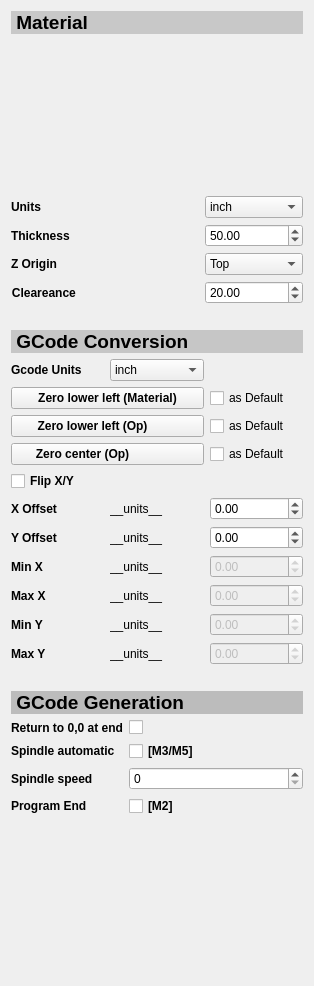
      <widget class="QWidget" name="scrollAreaWidgetContents_2">
       <property name="geometry">
        <rect>
         <x>0</x>
         <y>0</y>
         <width>314</width>
         <height>986</height>
        </rect>
       </property>
       <layout class="QVBoxLayout" name="verticalLayout_5" stretch="0,0,0,1">
        <item>
         <layout class="QVBoxLayout" name="verticalLayoutMaterial">
          <property name="bottomMargin">
           <number>20</number>
          </property>
          <item>
           <widget class="QLabel" name="labelMaterial">
            <property name="font">
             <font>
              <pointsize>14</pointsize>
              <bold>true</bold>
             </font>
            </property>
            <property name="styleSheet">
             <string notr="true">background-color: rgb(200, 200, 200);</string>
            </property>
            <property name="text">
             <string> Material</string>
            </property>
           </widget>
          </item>
          <item>
           <layout class="QHBoxLayout" name="horizontalLayout_6">
            <item>
             <spacer name="horizontalSpacer_3">
              <property name="orientation">
               <enum>Qt::Horizontal</enum>
              </property>
              <property name="sizeHint" stdset="0">
               <size>
                <width>40</width>
                <height>20</height>
               </size>
              </property>
             </spacer>
            </item>
            <item>
             <widget class="QWidget" name="widget_display_material" native="true">
              <property name="minimumSize">
               <size>
                <width>200</width>
                <height>150</height>
               </size>
              </property>
              <property name="maximumSize">
               <size>
                <width>200</width>
                <height>150</height>
               </size>
              </property>
             </widget>
            </item>
            <item>
             <spacer name="horizontalSpacer_4">
              <property name="orientation">
               <enum>Qt::Horizontal</enum>
              </property>
              <property name="sizeHint" stdset="0">
               <size>
                <width>40</width>
                <height>20</height>
               </size>
              </property>
             </spacer>
            </item>
           </layout>
          </item>
          <item>
           <layout class="QFormLayout" name="formLayout_Material">
            <property name="labelAlignment">
             <set>Qt::AlignLeading|Qt::AlignLeft|Qt::AlignVCenter</set>
            </property>
            <property name="formAlignment">
             <set>Qt::AlignRight|Qt::AlignTop|Qt::AlignTrailing</set>
            </property>
            <item row="0" column="0">
             <widget class="QLabel" name="label_Material_Units">
              <property name="font">
               <font>
                <bold>true</bold>
               </font>
              </property>
              <property name="text">
               <string>Units</string>
              </property>
             </widget>
            </item>
            <item row="0" column="1">
             <widget class="QComboBox" name="comboBox_Material_Units">
              <item>
               <property name="text">
                <string>inch</string>
               </property>
              </item>
              <item>
               <property name="text">
                <string>mm</string>
               </property>
              </item>
             </widget>
            </item>
            <item row="1" column="0">
             <widget class="QLabel" name="label_Material_Thickness">
              <property name="font">
               <font>
                <bold>true</bold>
               </font>
              </property>
              <property name="text">
               <string>Thickness</string>
              </property>
             </widget>
            </item>
            <item row="1" column="1">
             <widget class="QDoubleSpinBox" name="doubleSpinBox_Material_Thickness">
              <property name="maximum">
               <double>100.000000000000000</double>
              </property>
              <property name="value">
               <double>50.000000000000000</double>
              </property>
             </widget>
            </item>
            <item row="2" column="0">
             <widget class="QLabel" name="label_Material_ZOrigin">
              <property name="font">
               <font>
                <bold>true</bold>
               </font>
              </property>
              <property name="text">
               <string>Z Origin</string>
              </property>
             </widget>
            </item>
            <item row="2" column="1">
             <widget class="QComboBox" name="comboBox_Material_ZOrigin">
              <property name="sizePolicy">
               <sizepolicy hsizetype="Preferred" vsizetype="Preferred">
                <horstretch>0</horstretch>
                <verstretch>0</verstretch>
               </sizepolicy>
              </property>
              <item>
               <property name="text">
                <string>Top</string>
               </property>
              </item>
              <item>
               <property name="text">
                <string>Bottom</string>
               </property>
              </item>
             </widget>
            </item>
            <item row="3" column="0">
             <widget class="QLabel" name="label_Material_Clearance">
              <property name="font">
               <font>
                <bold>true</bold>
               </font>
              </property>
              <property name="text">
               <string>Cleareance                                     </string>
              </property>
              <property name="alignment">
               <set>Qt::AlignRight|Qt::AlignTrailing|Qt::AlignVCenter</set>
              </property>
             </widget>
            </item>
            <item row="3" column="1">
             <widget class="QDoubleSpinBox" name="doubleSpinBox_Material_Clearance">
              <property name="maximum">
               <double>100.000000000000000</double>
              </property>
              <property name="value">
               <double>20.000000000000000</double>
              </property>
             </widget>
            </item>
           </layout>
          </item>
         </layout>
        </item>
        <item>
         <layout class="QVBoxLayout" name="verticalLayoutGCodeConversion" stretch="0,0">
          <property name="bottomMargin">
           <number>20</number>
          </property>
          <item>
           <widget class="QLabel" name="label_GCcodeConversion">
            <property name="font">
             <font>
              <pointsize>14</pointsize>
              <bold>true</bold>
             </font>
            </property>
            <property name="styleSheet">
             <string notr="true">background-color: rgb(198, 198, 198);</string>
            </property>
            <property name="text">
             <string> GCode Conversion</string>
            </property>
           </widget>
          </item>
          <item>
           <layout class="QGridLayout" name="gridLayout_GCodeConversion">
            <item row="7" column="2">
             <widget class="QDoubleSpinBox" name="doubleSpinBox_GCodeConversion_MinX">
              <property name="enabled">
               <bool>false</bool>
              </property>
              <property name="minimum">
               <double>-1000.000000000000000</double>
              </property>
              <property name="maximum">
               <double>1000.000000000000000</double>
              </property>
             </widget>
            </item>
            <item row="9" column="2">
             <widget class="QDoubleSpinBox" name="doubleSpinBox_GCodeConversion_MinY">
              <property name="enabled">
               <bool>false</bool>
              </property>
              <property name="minimum">
               <double>-1000.000000000000000</double>
              </property>
              <property name="maximum">
               <double>1000.000000000000000</double>
              </property>
             </widget>
            </item>
            <item row="2" column="2">
             <widget class="QCheckBox" name="checkBox_GCodeConversion_ZeroLowerLeft_AsDefault">
              <property name="text">
               <string>as Default</string>
              </property>
             </widget>
            </item>
            <item row="7" column="1">
             <widget class="QLabel" name="label_GCodeConversion_MinX_UnitsDescr">
              <property name="text">
               <string>__units__</string>
              </property>
             </widget>
            </item>
            <item row="9" column="0">
             <widget class="QLabel" name="label_GCodeConversion_MinY">
              <property name="font">
               <font>
                <bold>true</bold>
               </font>
              </property>
              <property name="text">
               <string>Min Y</string>
              </property>
             </widget>
            </item>
            <item row="8" column="2">
             <widget class="QDoubleSpinBox" name="doubleSpinBox_GCodeConversion_MaxX">
              <property name="enabled">
               <bool>false</bool>
              </property>
              <property name="minimum">
               <double>-1000.000000000000000</double>
              </property>
              <property name="maximum">
               <double>1000.000000000000000</double>
              </property>
             </widget>
            </item>
            <item row="8" column="1">
             <widget class="QLabel" name="label_GCodeConversion_MaxX_UnitsDescr">
              <property name="text">
               <string>__units__</string>
              </property>
             </widget>
            </item>
            <item row="0" column="0">
             <widget class="QLabel" name="label_GCodeConversion_GCodeUnits">
              <property name="font">
               <font>
                <bold>true</bold>
               </font>
              </property>
              <property name="text">
               <string>Gcode Units</string>
              </property>
             </widget>
            </item>
            <item row="5" column="2">
             <widget class="QDoubleSpinBox" name="doubleSpinBox_GCodeConversion_XOffset">
              <property name="minimum">
               <double>-100.000000000000000</double>
              </property>
              <property name="maximum">
               <double>100.000000000000000</double>
              </property>
             </widget>
            </item>
            <item row="10" column="0">
             <widget class="QLabel" name="label_GCodeConversion_MaxY">
              <property name="font">
               <font>
                <bold>true</bold>
               </font>
              </property>
              <property name="text">
               <string>Max Y</string>
              </property>
             </widget>
            </item>
            <item row="3" column="2">
             <widget class="QCheckBox" name="checkBox_GCodeConversion_ZeroCenter_AsDefault">
              <property name="text">
               <string>as Default</string>
              </property>
             </widget>
            </item>
            <item row="10" column="2">
             <widget class="QDoubleSpinBox" name="doubleSpinBox_GCodeConversion_MaxY">
              <property name="enabled">
               <bool>false</bool>
              </property>
              <property name="minimum">
               <double>-1000.000000000000000</double>
              </property>
              <property name="maximum">
               <double>1000.000000000000000</double>
              </property>
              <property name="value">
               <double>0.000000000000000</double>
              </property>
             </widget>
            </item>
            <item row="7" column="0">
             <widget class="QLabel" name="label_GCodeConversion_MinX">
              <property name="font">
               <font>
                <bold>true</bold>
               </font>
              </property>
              <property name="text">
               <string>Min X</string>
              </property>
             </widget>
            </item>
            <item row="8" column="0">
             <widget class="QLabel" name="label_GCodeConversion_MaxX">
              <property name="font">
               <font>
                <bold>true</bold>
               </font>
              </property>
              <property name="text">
               <string>Max X</string>
              </property>
             </widget>
            </item>
            <item row="5" column="1">
             <widget class="QLabel" name="label_GCodeConversion_XOffset_UnitsDescr">
              <property name="text">
               <string>__units__</string>
              </property>
             </widget>
            </item>
            <item row="10" column="1">
             <widget class="QLabel" name="label_GCodeConversion_MaxY_UnitsDescr">
              <property name="text">
               <string>__units__</string>
              </property>
             </widget>
            </item>
            <item row="1" column="2">
             <widget class="QCheckBox" name="checkBox_GCodeConversion_ZeroLowerLeftOfMaterial_AsDefault">
              <property name="text">
               <string>as Default</string>
              </property>
             </widget>
            </item>
            <item row="3" column="0" colspan="2">
             <widget class="QPushButton" name="pushButton_GCodeConversion_ZeroCenter">
              <property name="font">
               <font>
                <bold>true</bold>
               </font>
              </property>
              <property name="text">
               <string>Zero center (Op)               </string>
              </property>
              <property name="icon">
               <iconset theme=":/images/tango/22x22/actions/view-refresh.png">
                <normaloff>.</normaloff>.</iconset>
              </property>
             </widget>
            </item>
            <item row="2" column="0" colspan="2">
             <widget class="QPushButton" name="pushButton_GCodeConversion_ZeroLowerLeft">
              <property name="font">
               <font>
                <bold>true</bold>
               </font>
              </property>
              <property name="text">
               <string>Zero lower left (Op)         </string>
              </property>
              <property name="icon">
               <iconset theme=":/images/tango/22x22/actions/view-refresh.png">
                <normaloff>.</normaloff>.</iconset>
              </property>
             </widget>
            </item>
            <item row="6" column="0">
             <widget class="QLabel" name="label_GCodeConversion_YOffset">
              <property name="font">
               <font>
                <bold>true</bold>
               </font>
              </property>
              <property name="text">
               <string>Y Offset</string>
              </property>
             </widget>
            </item>
            <item row="6" column="2">
             <widget class="QDoubleSpinBox" name="doubleSpinBox_GCodeConversion_YOffset">
              <property name="minimum">
               <double>-100.000000000000000</double>
              </property>
              <property name="maximum">
               <double>100.000000000000000</double>
              </property>
             </widget>
            </item>
            <item row="9" column="1">
             <widget class="QLabel" name="label_GCodeConversion_MinY_UnitsDescr">
              <property name="text">
               <string>__units__</string>
              </property>
             </widget>
            </item>
            <item row="1" column="0" colspan="2">
             <widget class="QPushButton" name="pushButton_GCodeConversion_ZeroLowerLeftOfMaterial">
              <property name="font">
               <font>
                <bold>true</bold>
               </font>
              </property>
              <property name="text">
               <string>Zero lower left (Material)</string>
              </property>
              <property name="icon">
               <iconset theme=":/images/tango/22x22/actions/view-refresh.png">
                <normaloff>.</normaloff>.</iconset>
              </property>
             </widget>
            </item>
            <item row="0" column="1">
             <widget class="QComboBox" name="comboBox_GCodeConversion_Units">
              <item>
               <property name="text">
                <string>inch</string>
               </property>
              </item>
              <item>
               <property name="text">
                <string>mm</string>
               </property>
              </item>
             </widget>
            </item>
            <item row="5" column="0">
             <widget class="QLabel" name="label_GCodeConversion_XOffset">
              <property name="font">
               <font>
                <bold>true</bold>
               </font>
              </property>
              <property name="text">
               <string>X Offset</string>
              </property>
             </widget>
            </item>
            <item row="6" column="1">
             <widget class="QLabel" name="label_GCodeConversion_YOffset_UnitsDescr">
              <property name="text">
               <string>__units__</string>
              </property>
             </widget>
            </item>
            <item row="4" column="0" colspan="2">
             <widget class="QCheckBox" name="checkBox_GCodeConversion_FlipXY">
              <property name="enabled">
               <bool>true</bool>
              </property>
              <property name="font">
               <font>
                <bold>true</bold>
                <kerning>false</kerning>
               </font>
              </property>
              <property name="text">
               <string>Flip X/Y</string>
              </property>
             </widget>
            </item>
           </layout>
          </item>
         </layout>
        </item>
        <item>
         <layout class="QVBoxLayout" name="verticalLayoutGCodeGeneration">
          <item>
           <widget class="QLabel" name="labelGCodeGeneration">
            <property name="font">
             <font>
              <pointsize>14</pointsize>
              <bold>true</bold>
             </font>
            </property>
            <property name="styleSheet">
             <string notr="true">background-color: rgb(188, 188, 188);</string>
            </property>
            <property name="text">
             <string> GCode Generation</string>
            </property>
           </widget>
          </item>
          <item>
           <layout class="QFormLayout" name="formLayout_GCodeGeneration">
            <property name="formAlignment">
             <set>Qt::AlignCenter</set>
            </property>
            <item row="0" column="0">
             <widget class="QLabel" name="label_GCodeGeneration_ReturnToZeroAtEnd">
              <property name="font">
               <font>
                <bold>true</bold>
               </font>
              </property>
              <property name="text">
               <string>Return to 0,0 at end</string>
              </property>
              <property name="alignment">
               <set>Qt::AlignLeading|Qt::AlignLeft|Qt::AlignVCenter</set>
              </property>
             </widget>
            </item>
            <item row="0" column="1">
             <widget class="QCheckBox" name="checkBox_GCodeGeneration_ReturnToZeroAtEnd">
              <property name="text">
               <string/>
              </property>
             </widget>
            </item>
            <item row="1" column="0">
             <widget class="QLabel" name="label_GCodeGeneration_SpindleControl">
              <property name="font">
               <font>
                <bold>true</bold>
               </font>
              </property>
              <property name="text">
               <string>Spindle automatic</string>
              </property>
             </widget>
            </item>
            <item row="1" column="1">
             <widget class="QCheckBox" name="checkBox_GCodeGeneration_SpindleControl">
              <property name="font">
               <font>
                <bold>true</bold>
               </font>
              </property>
              <property name="text">
               <string>[M3/M5]</string>
              </property>
             </widget>
            </item>
            <item row="2" column="0">
             <widget class="QLabel" name="label_GCodeGeneration_SpindleSpeed">
              <property name="font">
               <font>
                <bold>true</bold>
               </font>
              </property>
              <property name="text">
               <string>Spindle speed</string>
              </property>
             </widget>
            </item>
            <item row="2" column="1">
             <widget class="QSpinBox" name="spinBox_GCodeGeneration_SpindleSpeed">
              <property name="maximum">
               <number>50000</number>
              </property>
             </widget>
            </item>
            <item row="3" column="0">
             <widget class="QLabel" name="label_GCodeGeneration_ProgramEnd">
              <property name="font">
               <font>
                <bold>true</bold>
               </font>
              </property>
              <property name="text">
               <string>Program End</string>
              </property>
             </widget>
            </item>
            <item row="3" column="1">
             <widget class="QCheckBox" name="checkBox_GCodeGeneration_ProgramEnd">
              <property name="font">
               <font>
                <bold>true</bold>
               </font>
              </property>
              <property name="text">
               <string>[M2]</string>
              </property>
             </widget>
            </item>
           </layout>
          </item>
         </layout>
        </item>
        <item>
         <spacer name="verticalSpacer_2">
          <property name="orientation">
           <enum>Qt::Vertical</enum>
          </property>
          <property name="sizeHint" stdset="0">
           <size>
            <width>20</width>
            <height>40</height>
           </size>
          </property>
         </spacer>
        </item>
       </layout>
      </widget>
